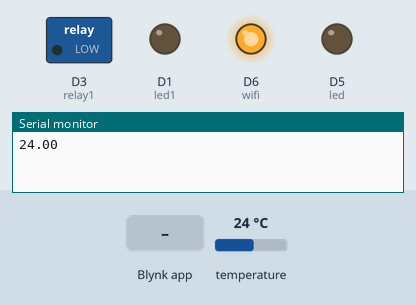
Recording of a sketch running on a simulated ESP8266 (NodeMCU). Shown: switched loads named in the sketch (green lamp = pin HIGH), output pins drawn as LEDs (lit = HIGH), the last lines printed to the serial monitor. The test bench sets the inputs (shaded band); at power-on: temperature 24 °C. WiFi joins after 1.5 s; servers stay silent unless stated.

Above: at 3.0 s.
3.1 s: Blynk app writes 1 to V1
At 3.9 s:
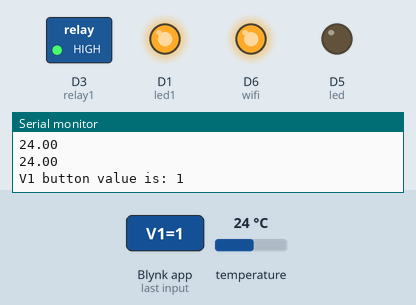
At 5.0 s:
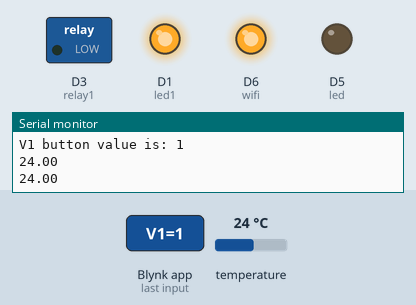
5.5 s: Blynk app writes 0 to V1
At 6.1 s:
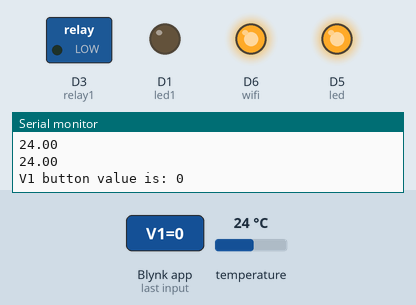
Timing chart, 0 to 8.5 s (numbered marks = the images above; inputs shaded):
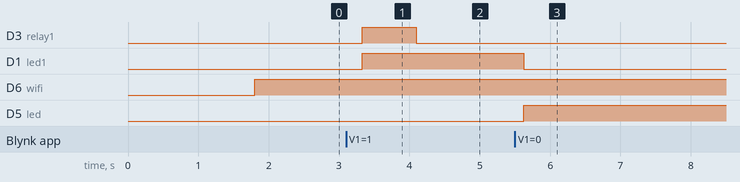

The sketch:

sketch_nov17b.ino
```cpp
/* Comment this out to disable prints and save space */
#define BLYNK_PRINT Serial

/* Fill in information from Blynk Device Info here */
#define BLYNK_TEMPLATE_ID           "TMPL6dVubkZ-g"
#define BLYNK_TEMPLATE_NAME         "Project"
#define BLYNK_AUTH_TOKEN            "KlJ8qhO9ZQnXtI6rSdEVcytoOD4I1yQ_"


#include <ESP8266WiFi.h>
#include <BlynkSimpleEsp8266.h>
#include <OneWire.h>
#include <DallasTemperature.h>
#define ONE_WIRE_BUS D8
OneWire oneWire(ONE_WIRE_BUS);

DallasTemperature sensors(&oneWire);

int GAMBUT;
int relay1 = D3;
int led = D5;
int led1 = D1;
int tempC = D8;
int wifi = D6;
// Your WiFi credentials.
// Set password to "" for open networks.
char ssid[] = "";
char pass[] = "";

void setup()
{
  // Debug console
  Serial.begin(9600);

  Blynk.begin(BLYNK_AUTH_TOKEN, ssid, pass);
  pinMode(relay1, OUTPUT);
  pinMode(led, OUTPUT);
  pinMode(led1, OUTPUT);
  pinMode(wifi, OUTPUT);
  pinMode(tempC, INPUT);
}

BLYNK_WRITE(V1) // this command is listening when something is written to V1
{
  int pinValue = param.asInt(); // assigning incoming value from pin V1 to a variable

  if (pinValue == 1){
   digitalWrite(relay1, HIGH);
   digitalWrite(led, LOW);
   digitalWrite(led1, HIGH);
  } else if (pinValue == 0) {
  digitalWrite(relay1, LOW);
  digitalWrite(led,HIGH);
  digitalWrite(led1,LOW);
  }

  Serial.print("V1 button value is: "); // printing value to serial monitor
  Serial.println(pinValue);
}

void loop()
{
  if (Blynk.connected()) {
    digitalWrite(wifi, HIGH);
  } else {
    digitalWrite(wifi, LOW);
  }
  //buat cek koneksi wifi nodemcu (HIGH = gak terhubung)

  Blynk.run();
{
  sensors.requestTemperatures(); // Send the command to get temperatures
  float tempC = sensors.getTempCByIndex(0);

  Serial.println(tempC);

  if(tempC >= 32){
    digitalWrite(relay1, HIGH);
  }else(tempC <= 32); {
    digitalWrite(relay1, LOW);
}
}
}
```

Measured:
- after the input at 3.1 s, D3 (relay1): LOW → HIGH after 0.23 s, → LOW 0.76 s later; D1 (led1): LOW → HIGH after 0.23 s
- after the input at 5.5 s, D1 (led1): HIGH → LOW after 0.13 s; D5 (led): LOW → HIGH after 0.13 s
